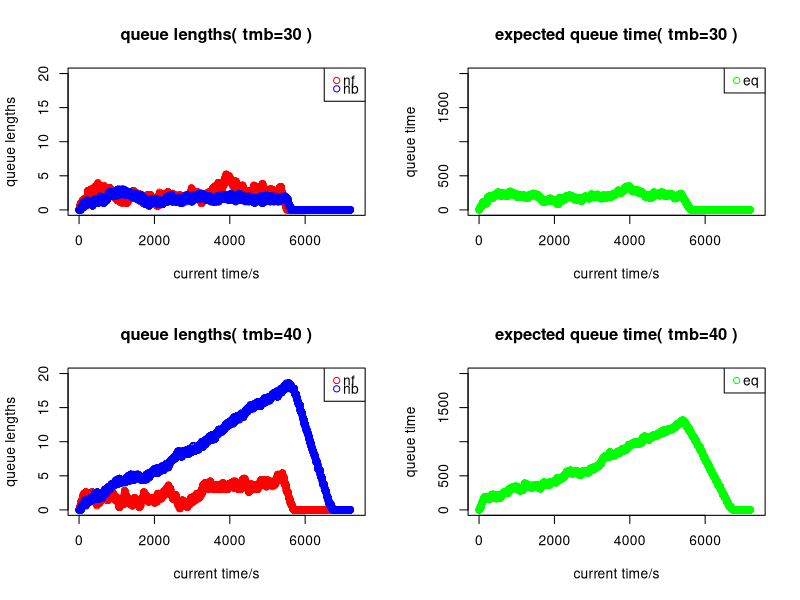

Write the R code that produced this figure.
##########################################
#  Simulation of passport control queues #
##########################################


# Members and Contribution Breakdown

# Joint contribution: Set up initial plan of the code and agree to the outputs for each section

# Yinjia Chen (S2320995) | Main developer of qsim model; sub-validator 1 of comments
# Yiwen Xing (S2530703)  | Main developer of plot_qsim model; sub-developer 2 of qsim model; sub-validator 2 of comments
# Kai Wen Lian (S2593019)| Main validator of all codes and comments; sub-developer 1 of qsim model


# This R code consists of a model that will help simulating the passport
# control queues, particularly on simulating cars moving through French, followed
# by British passport control at a French ferry terminal. The main function used
# for such simulation is named as qsim.

# Model Assumptions:
# 1. There are no queues at the start of the period, i.e., nf = nb = 0
# 2. Check-in closes 30 mins before departure, i.e., no new arriving cars
# 3. There are no extreme events that will affect the output, e.g., system broke down during the process
# 4. The arrival car takes 0 seconds to join the queue
#    - "queue" refers to the French queue at the start and British queue during transmission

# Constants in the qsim model:
# 1. mf is the number of french passport control stations
# 2. mb is the number of british passport control stations
# 3. maxb is the maximum british queue length (per station)
# 4. a.rate is the probability of a car arriving each second

# Parameters in the qsim model: 
# 1. tf, the processing time for a french station is uniformly distributed between tmf and tmf+trf
# 2. tb, the processing time for a british station is uniformly distributed between tmb and tmb+trb
# # Default simulation parameters: average rate of processing passports by French and British = arrival rate (a.rate)

# For each simulation second, the output should contain:
# 1. nf: the vector of average length of french queues (measured by # cars/mf, length(nf)=7200)
# 2. nb: the vector of average length of british queues (measured by # cars/mb, length(nb)=7200)
# 3. eq: the vector of average expected waiting time for a car at the start of the french queue

# Stages: nf, nb
# We update every second for:
# 1. nf, according to a.rate and
# 2. nb, according to processing time assigned to each car and the length of British queue
# # If there is a car arriving at French station, 
# # compute tf (= the time until the car leave for British station)


# n is the number of simulated seconds. 
# In this case, we are simulating queues for 2 hours, thus n=7200



# Define "countdown" function
# Aim to decrease processing times for each car by one second in each loop
# if they are greater than zero
# Parameter used is "remaining processing times".


countdown <- function(xx) {

  # extract index of numbers in a vector xx that are greater than zero
  ii <- which(xx > 0)

  # these number will decrease by one
  xx[ii] <- xx[ii] - 1

  # return vector xx
  xx
}


# Define "insert_cars" function
# Aim to determine which queue that an arriving car should join and
# to assign processing times if it is the first car for that queue
# Parameters used are "queue status in each station", "remaining processing times" and "parameters for uniform distributions".

insert_cars <- function(queues, times_left, tm, tr) {

  # extract the index of the shortest queue
  ii <- which.min(queues)

  # this queue will increase by one (car)
  queues[ii] <- queues[ii] + 1

  # if that car is the first car in the queue
  if (queues[ii] == 1)

    # assign processing time with the given parameters tm and tr
    times_left[ii] <- sample(tm:(tm + tr), 1)

  # Return outputs in a list of 2;
  # namely "q" for queues in each station and "cd" for remaining processing times
  list(q=queues, cd=times_left)
}


# Define "update_stations" function
# Aim to process the transmission of cars from French to British border.
# Each queue will have one car less when the process is finished, and if there are
# more cars in the following, we will assign processing time to that car.
# Parameters used are "queue status in each station", "processing times" and "parameters for uniform distribution".

update_stations <- function(queues, times_left, ii, tm, tr) {

  # queues at each station will have one car less
  queues[ii] <- queues[ii] - 1

  # extract index of queues that has no cars
  ii_no_car <- which(queues == 0)

  # if there are still cars in the queue, after one car moves out to British border,
  # extract index of the queues with the following cars
  ii_countdown <- setdiff(ii, ii_no_car)

  # assign processing times for the following cars in the queue
  times_left[ii_countdown] <- sample(tm:(tm + tr), length(ii_countdown), replace = TRUE)

  # let the processing times at the index of queues without cars to be "-1"
  times_left[ii_no_car] <- -1

  # return output as lists of "q" for
  list(q=queues, cd=times_left)
}

# Define "qsim" function
# Parameters are defined as above.
qsim <- function(mf=5, mb=5, a.rate=.1, trb=40, trf=40, tmb=30, tmf=30, maxb=20) {

  # Number of simulated seconds
  n <- 2 * 60 * 60 # 7200
  # Number of seconds in the last half an hour
  n_ <- 0.5 * 60 * 60 # 1800

  # determine if there is an arriving car - indicated by "True" or "False"
  car_coming <- runif(n - n_) < a.rate

  # initialise a list of "mf (number of french stations)" numbers, with "-1"
  # "-1" indicates that a station has no cars being process
  # "0" indicates that the processing time for a car is up
  # otherwise it will show the remaining processing time for the first car in the queue
  french.times_left <- rep(-1, mf)

  # initialise a list of "mf" numbers, with "0"
  # this shows the number of cars that are queueing in each station
  french.queues <- rep(0, mf)

  # initialise a list of "mb (number of british stations)" numbers, with "-1"
  # concept is the same as above (see line 137 - 139)
  brit.times_left <- rep(-1, mb)

  # initialise a list of "mb" numbers, with "0"
  # concept is the same as above (see line 143)
  brit.queues <- rep(0, mb)

  # initialise outputs of the model
  nf <- nb <- eq <- rep(0, n)

  for (i in 1:n) { ## loop over seconds

    ## General updates
    # apply countdown func so that processing time for all stations will
    #  decrease by one second in each iteration
    french.times_left <- countdown(french.times_left)
    brit.times_left <- countdown(brit.times_left)

    ## Entering French border

    # if the simulated seconds is within the 1.5 hour timeframe of the control process
    # and there is an arriving car
    if (i < length(car_coming) && car_coming[i]) {

      # apply "insert_cars" function by stating its parameter
      # the outputs are "q" (queueing status in each station) and "cd" (remaining processing times)
      french <- insert_cars(french.queues, french.times_left, tmf, trf)

      # store each output in a new vector
      french.times_left <- french$cd # "cd" (remaining processing times)
      french.queues <- french$q # "q" (queueing status in each station)
    }

    ## Transmission (Moving from French border to British border)

    # determine which cars' processing time is up; extract their index
    # these will be the cars to be removed from french border (and to be moved to british border)
    idx_rmv <- which(french.times_left == 0)

    # if the length of cars to be removed from french queue is not zero and
    #   total cars in all british stations is less than the maximum capacity of the british stations
    # - max capacity is computed by the multiplication of number of british stations (mb)
    #     and maximum of cars in each british station (maxb)
    if (length(idx_rmv) != 0 && sum(brit.queues) < mb * maxb) {

      ## Exit from French border
      # if the total cars moving to british station is not 1
      if (length(idx_rmv) != 1)
        # assign processing times to these cars,
        # where the number of cars depends on the queueing status in the british border,
        # therefore we take the minimum of:
        # 1. the difference between the max capacity in each british stations
        # 2. the total number of cars moving to british stations
        idx_rmv <- sample(idx_rmv, min(mb * maxb - sum(brit.queues), length(idx_rmv)))

      # total number of cars to be removed from french border are the number of cars
      #   that will undergo transmission
      transmit <- length(idx_rmv)

      # apply "update_stations" function by stating its parameters
      # the outputs are "q" (queueing status in each station) and "cd" (remaining processing times)
      french <- update_stations(french.queues, french.times_left, idx_rmv, tmf, trf)

      # store each output in a new vector
      french.times_left <- french$cd # "cd" (remaining processing times)
      french.queues <- french$q # "q" (queueing status in each station)

      ## Entering British border
      for (j in 1:transmit) { ## loop over the number of cars that will undergo transmission

        # apply "insert_cars" function by stating its parameters
        # the outputs are "q" (queueing status in each station) and "cd" (remaining processing times)
        brit <- insert_cars(brit.queues, brit.times_left, tmb, trb)

        # store each output in a new vector
        brit.times_left <- brit$cd # "q" (queue status in each station)
        brit.queues <- brit$q # "q" (queueing status in each station)
      }
    }

    # determine which cars' processing time is up; extract their index
    # these will be the cars to be removed from british border (and completed their border transmission)
    idx_rmv <- which(brit.times_left == 0)

    ## Exit from British border
    # if the total cars to be removed from british station is not 1
    if (length(idx_rmv) != 0) {

      # apply "update_stations" function by stating its parameters
      # the outputs are "q" (queueing status in each station) and "cd" (remaining processing times)
      brit <- update_stations(brit.queues, brit.times_left, idx_rmv, tmb, trb)

      # store each output in a new vector
      brit.times_left <- brit$cd # "cd" (remaining processing times)
      brit.queues <- brit$q # "q" (queue status in each station)
    }

    ## Outputs
    # nf and nb are computed by a vector with "mf" and "mb" number of lists
    nf[i] <- mean(french.queues)
    nb[i] <- mean(brit.queues)

    # eq is computed based on the sum of 
    # 1. multiplication of nf and average processing time at each French station
    # 2. multiplication of nb and average processing time at each British station
    eq[i] <- nf[i] * (tmf + trf / 2) + nb[i] * (tmb + trb / 2)
  }

  # Print the outputs as vectors
  list(nf=nf, nb=nb, eq=eq)
}

# Define "plot_qsim" function
# Parameters used are:
# - "res" (results from a model, in this case is the "qsim" model)
# - "params" (text to be inserted)
plot_qsim <- function(res, params) {
  
  # produce indices of x-axis based on the number of data points in vector "nf"
  x_indices <- seq_along(res$nf)

  ## plot the first output "nf" against the simulated seconds (shown by red dots)
  plot(x_indices, res$nf, col = "red", xlab = "current time/s", ylab = "queue lengths",
     
     # add title 
     main = paste("queue lengths(", params, ")"),
     # define limits of each axis
     xlim = c(0, 7300), ylim = c(0, 20))
  
  # add legend with red representing output "nf" and blue representing output "nb"
  legend("topright", legend = c("nf", "nb"), col = c("red", "blue"),
     # edit size of legend
     pch = 1, x.intersp = 0.5, y.intersp = 0.5)
  
  # plot the second output "nb" against the simulated seconds (shown by blue dots)
  points(x_indices, res$nb, col="blue")

  # plot the third output "eq" against the simulated seconds (shown by green dots)
  plot(x_indices, res$eq, col = "green", xlab = "current time/s", ylab = "queue time",
     # add title
     main = paste("expected queue time(", params, ")"),
     # define limits of each axis
     xlim = c(0, 7300), ylim = c(0, 2000))
  
  # add legend for "eq" plots
  legend("topright", legend = "eq", col = "green", pch = 1, x.intersp = 0.5, y.intersp = 0.5)
}

# Set number of plots to be shown in each row and each column
par(mfrow=c(2, 2))

# apply plot_qsim func to demonstrate a one-time qsim results (nf, nb, and eq) with two plots
# and passes the running parameters in as titles to display (tmb=30)
plot_qsim(qsim(), "tmb=30")

# apply plot_qsim func to demonstrate a one-time qsim results (nf, nb, and eq) with two plots
# and passes the running parameters in as titles to display (tmb=40)
plot_qsim(qsim(tmb=40), "tmb=40")

# initialise empty vector for logical inputs ("True" or "False")
failed <- logical(100)

for (i in 1:100) { ## loop model for 100 simulations
  res <- qsim(tmb=40)
  # compute the number of cars failed to cross the border at the last simulated second
  # this is found by determining whether the
  #   sum of the last item in vector "nf" and vector "nb" not equal to 0
  failed[i] <- res$nf[length(res$nf)] + res$nb[length(res$nb)] != 0
}

# Probability of  at least one car missing the ferry departure 
# (i.e. still being in the queue at the end of the simulation) is given by: 
prob <- mean(failed)
print(prob)

# 用点还是用线？
# 100次实验，tmb=40？
# 坐标
# 用不用考虑结尾的nf？
